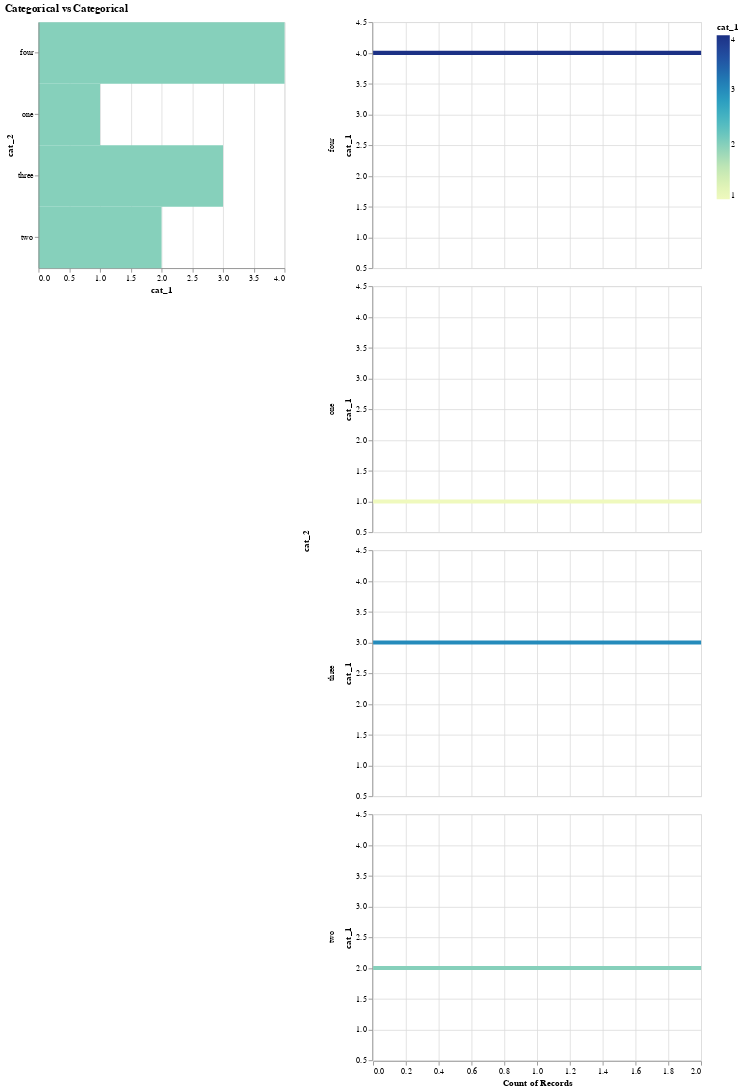

The notebook cell saved with this chart:
### Markdown cell above
## Cat_dist_heatmap
This function creates concatenated charts showing the heatmap of two categorical variables and the bar charts for occurrence of these variables.

### Code cell
cat_dist_heatmap(cat_1='cat_1', cat_2='cat_2', data=test_data, title='Categorical vs Categorical', heatmap=True, barchart=True)

### Figure 1 — Vega-Lite specification as saved in the notebook (floating-point values rounded to 4 significant figures)
{"config": {"view": {"continuousWidth": 400, "continuousHeight": 300}}, "hconcat": [{"mark": "rect", "encoding": {"color": {"aggregate": "count", "type": "quantitative"}, "x": {"axis": {"title": "cat_1"}, "field": "cat_1", "type": "quantitative"}, "y": {"axis": {"title": "cat_2"}, "field": "cat_2", "type": "nominal"}}, "height": 300, "width": 300}, {"facet": {"row": {"field": "cat_2", "title": "cat_2", "type": "nominal"}}, "spec": {"mark": "bar", "encoding": {"color": {"field": "cat_1", "legend": {"title": "cat_1"}, "type": "quantitative"}, "x": {"aggregate": "count", "type": "quantitative"}, "y": {"axis": {"title": "cat_1"}, "field": "cat_1", "type": "quantitative"}}}}], "data": {"name": "data-ccb8a6834d34ebc3e899f252dd2de5b9"}, "title": "Categorical vs Categorical", "$schema": "https://vega.github.io/schema/vega-lite/v4.17.0.json", "datasets": {"data-ccb8a6834d34ebc3e899f252dd2de5b9": [{"cat_1": 1, "cat_2": "one", "num_1": 10, "num_2": 1, "num_na": null}, {"cat_1": 1, "cat_2": "one", "num_1": 20, "num_2": 2, "num_na": 4.0}, {"cat_1": 2, "cat_2": "two", "num_1": 50, "num_2": 3, "num_na": null}, {"cat_1": 2, "cat_2": "two", "num_1": 100, "num_2": 4, "num_na": 8.0}, {"cat_1": 3, "cat_2": "three", "num_1": 200, "num_2": 5, "num_na": null}, {"cat_1": 3, "cat_2": "three", "num_1": 200, "num_2": 6, "num_na": 12.0}, {"cat_1": 4, "cat_2": "four", "num_1": 300, "num_2": 7, "num_na": null}, {"cat_1": 4, "cat_2": "four", "num_1": 300, "num_2": 8, "num_na": 16.0}]}}
